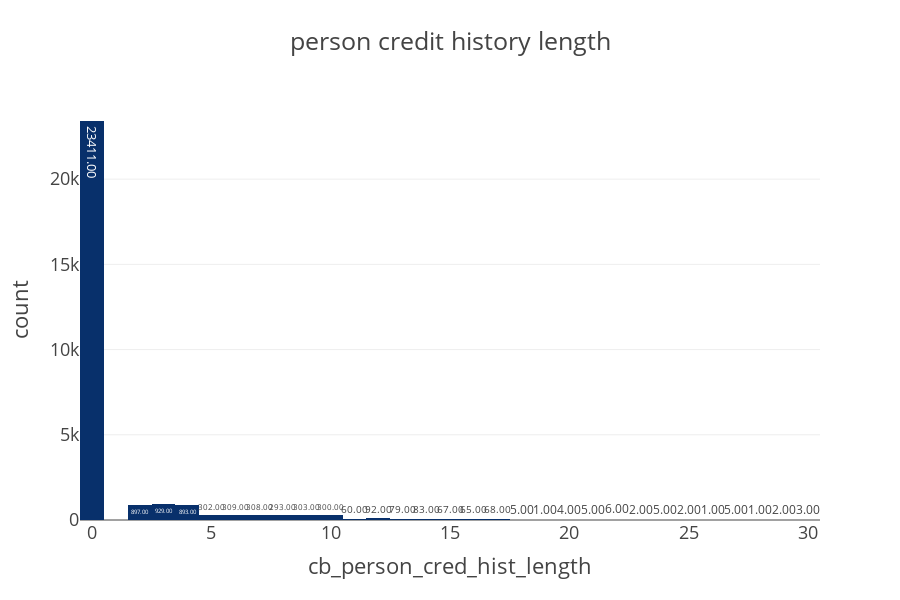

The code cell stored with this chart in its notebook:
### Markdown cell above
The data indicates that the highest proportion of individuals opted for educational loans, followed closely by medical loans. Additionally, there appears to be a comparable ratio between personal and venture loans, suggesting similar levels of interest in these two categories./

### Code cell
fig=px.histogram(df_cr, x = 'cb_person_cred_hist_length', text_auto = '.2f',template = 'presentation', title = 'person credit history length',color_discrete_sequence=px.colors.sequential.Blues_r, width=900, height=600)
fig.update_layout()
fig.show()

### Figure 1 — Plotly figure (JSON) as saved in the notebook; plotly's stock layout.template omitted (floating-point values rounded to 4 significant figures; data arrays with more than 128 entries replaced by an {"elided": "..."} marker saying what was removed)
{"data": [{"alignmentgroup": "True", "bingroup": "x", "hovertemplate": "cb_person_cred_hist_length=%{x}<br>count=%{y}<extra></extra>", "legendgroup": "", "marker": {"color": "rgb(8,48,107)", "pattern": {"shape": ""}}, "name": "", "offsetgroup": "", "orientation": "v", "showlegend": false, "texttemplate": "%{value:.2f}", "type": "histogram", "x": {"elided": "28501 int values"}, "xaxis": "x", "yaxis": "y"}], "layout": {"barmode": "relative", "height": 600, "legend": {"tracegroupgap": 0}, "title": {"text": "person credit history length"}, "width": 900, "xaxis": {"anchor": "y", "domain": [0, 1], "title": {"text": "cb_person_cred_hist_length"}}, "yaxis": {"anchor": "x", "domain": [0, 1], "title": {"text": "count"}}}}
